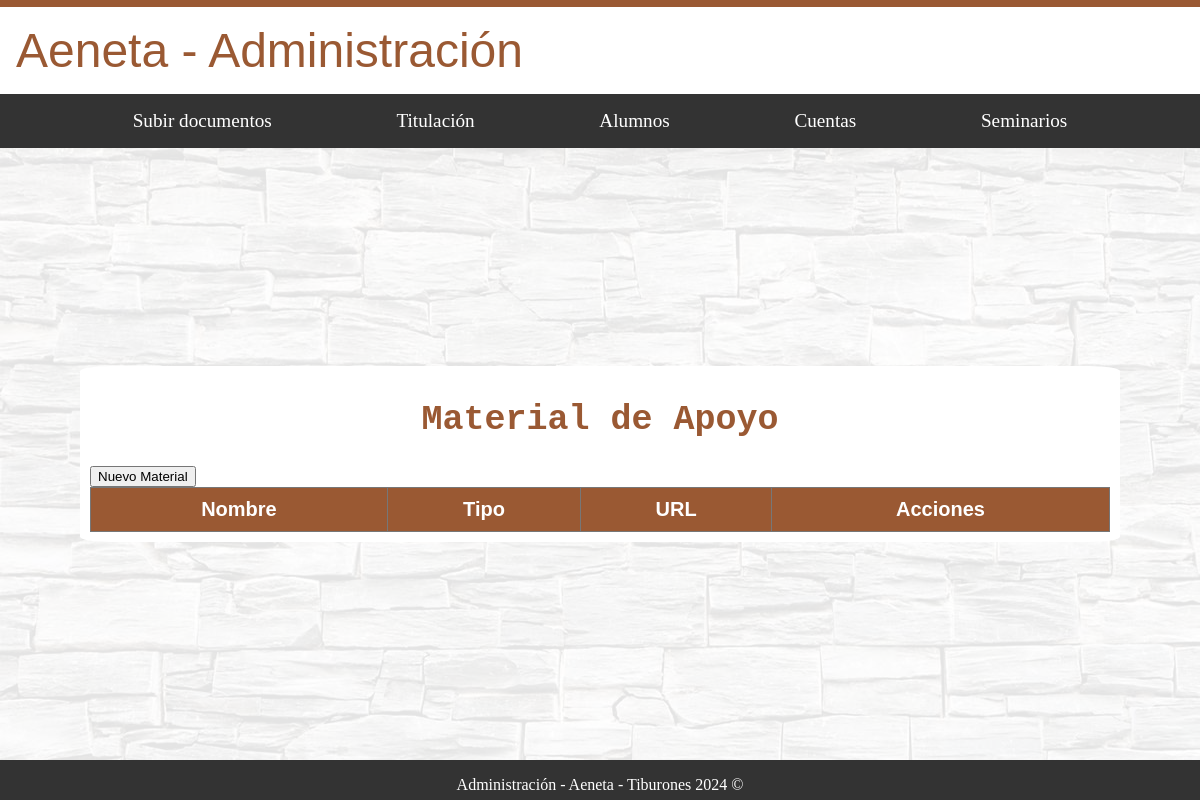
The page /administracion/alumnos/ (signed in) on the database as committed earlier.
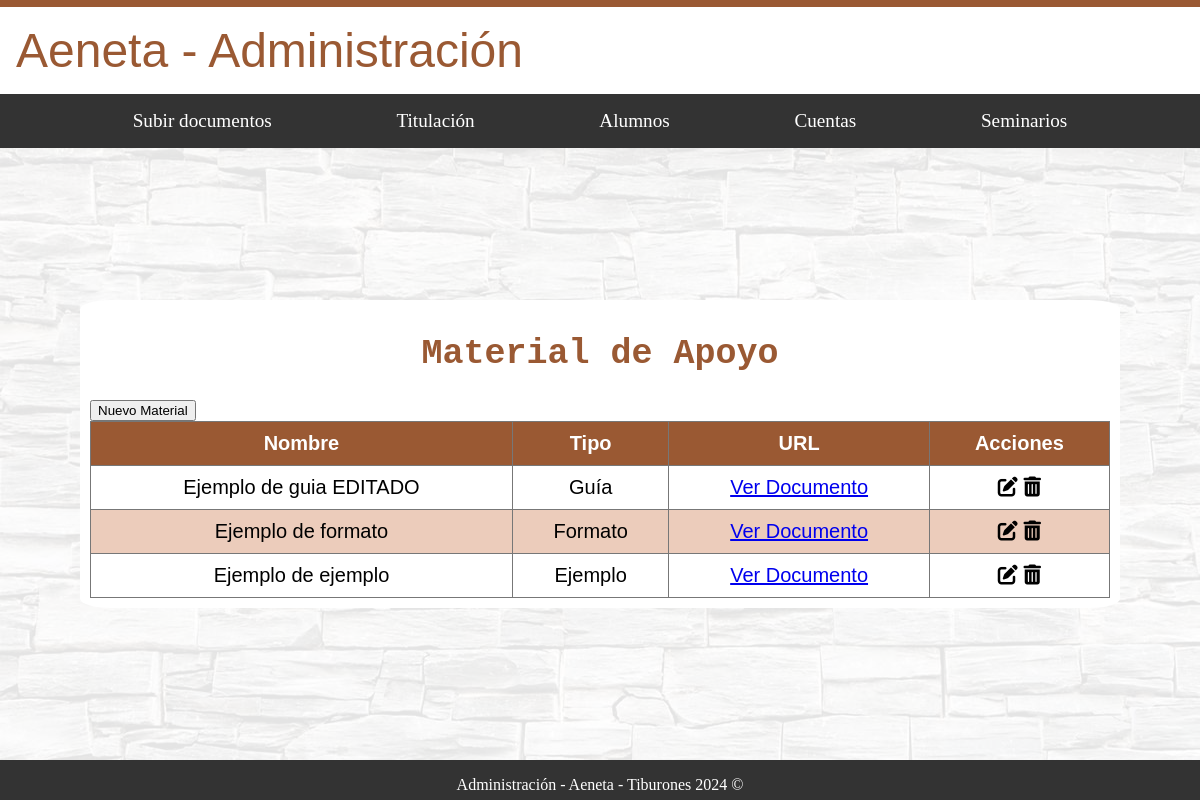
The same page on the database as committed later.
### administracion/models.py (models this page shows, shortened)
class MaterialApoyo(models.Model):
    TIPO_CHOICES = [
        ('Guia', 'Guía'),
        ('Formato', 'Formato'),
        ('Ejemplo', 'Ejemplo'),
    ]
    tipo = models.CharField(max_length=20, choices=TIPO_CHOICES)
    nombre = models.CharField(max_length=255)
    url = models.URLField(max_length=200, blank=True, null=True)

### administracion/views.py (the view, shortened to what this page needs)
# urls.py: path('alumnos/', AdministracionAlumnos.as_view(), name='alumnos'),
class AdministracionAlumnos(AdminRequiredMixin, View):
    template_name = 'administracion/alumnos.html'
    def get(self, request):
        form = MaterialApoyoForm()
        materiales = MaterialApoyo.objects.all()
        return render(request, self.template_name, {'form': form, 'materiales': materiales})

### administracion/mixins.py (called while the page is built)
    def dispatch(self, request, *args, **kwargs):
        if not request.user.is_authenticated:
            return self.handle_no_permission()
        if not getattr(request.user, 'is_administrador', False):  # Usar getattr para manejar si el atributo no existe
            messages.error(request, 'No tienes permiso para ver esta página.')
            return redirect('nombre_de_la_url_por_defecto')
        return super().dispatch(request, *args, **kwargs)

### administracion/templates/administracion/alumnos.html (shortened to what this page needs)
{% extends "base_generic_Administracion.html" %}
{% load static %}
{% block content %}
<div id="fondo">
    <div class="contenedor_principal_a letra_texto">
        <h1 class="letra_titulos">Material de Apoyo</h1>
        <button id="nuevoMaterialBtn">Nuevo Material</button>
        <table>
            <thead>
                <tr>
                    <th>Nombre</th>
                    <th>Tipo</th>
                    <th>URL</th>
                    <th>Acciones</th>
                </tr>
            </thead>
            <tbody>
                {% for material in materiales %}
                <tr>
                    <td>{{ material.nombre }}</td>
                    <td>{{ material.tipo }}</td>
                    <td><a href="{{ material.url }}" target="_blank">Ver Documento</a></td>
                    <td>
                        <i class="fas fa-edit" onclick="editMaterial('{{ material.id }}', '{{ material.nombre }}', '{{ material.tipo }}', '{{ material.url }}')"></i>
                        <i class="fas fa-trash-alt" onclick="confirmDelete('{{ material.id }}')"></i>
                    </td>
                </tr>
                {% endfor %}
            </tbody>
        </table>
    </div>
</div>
{% endblock %}

Rows that differ between the two databases and show on the page:
added MaterialApoyo: nombre "Ejemplo de guia EDITADO", tipo "Guía"
added MaterialApoyo: nombre "Ejemplo de formato", tipo "Formato"
added MaterialApoyo: nombre "Ejemplo de ejemplo", tipo "Ejemplo"
